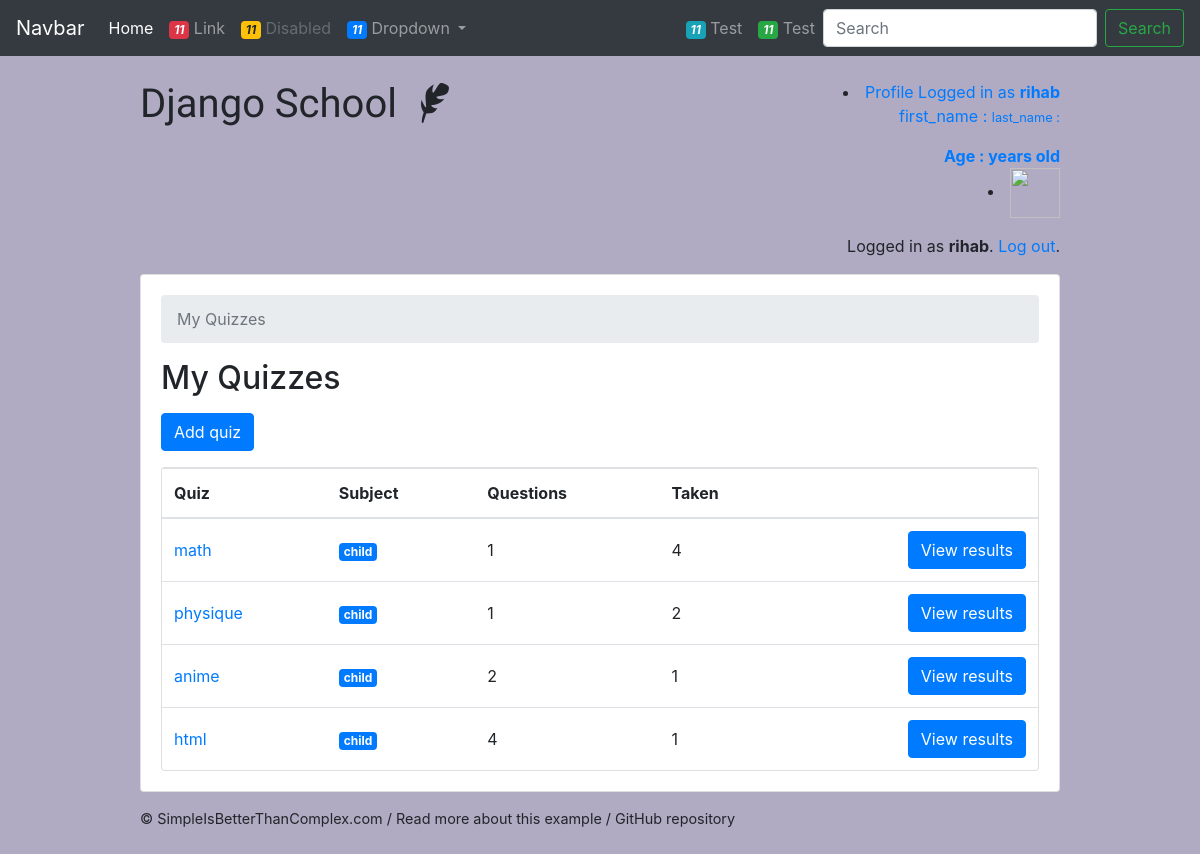
Page /teachers/ (signed in) on the committed database.
### account/models.py (models this page shows, shortened)
class User(AbstractUser):
    is_student = models.BooleanField(default=False)
    is_teacher = models.BooleanField(default=False)

class Quiz(models.Model):
    owner = models.ForeignKey(User, on_delete=models.CASCADE, related_name='quizzes')
    name = models.CharField(max_length=255)
    subject = models.ForeignKey(Subject, on_delete=models.CASCADE, related_name='quizzes')

class Subject(models.Model):
    name = models.CharField(max_length=30)
    color = models.CharField(max_length=7, default='#007bff')
    def get_html_badge(self):
        name = escape(self.name)
        color = escape(self.color)
        html = '<span class="badge badge-primary" style="background-color: %s">%s</span>' % (color, name)
        return mark_safe(html)

### account/views/teachers.py (the view)
# urls.py: path('', students.QuizListView.as_view(), name='quiz_list'),
@method_decorator([login_required, teacher_required], name='dispatch')
class QuizListView(ListView):
    model = Quiz
    ordering = ('name', )
    context_object_name = 'quizzes'
    template_name = 'classroom/teachers/quiz_change_list.html'
    def get_queryset(self):
        queryset = self.request.user.quizzes \
            .select_related('subject') \
            .annotate(questions_count=Count('questions', distinct=True)) \
            .annotate(taken_count=Count('taken_quizzes', distinct=True))
        return queryset

### templates/classroom/teachers/quiz_change_list.html
{% extends 'base.html' %}
{% block content %}
  <nav aria-label="breadcrumb">
    <ol class="breadcrumb">
      <li class="breadcrumb-item active" aria-current="page">My Quizzes</li>
    </ol>
  </nav>
  <h2 class="mb-3">My Quizzes</h2>
  <a href="{% url 'teachers:quiz_add' %}" class="btn btn-primary mb-3" role="button">Add quiz</a>
  <div class="card">
    <table class="table mb-0">
      <thead>
        <tr>
          <th>Quiz</th>
          <th>Subject</th>
          <th>Questions</th>
          <th>Taken</th>
          <th></th>
        </tr>
      </thead>
      <tbody>
        {% for quiz in quizzes %}
          <tr>
            <td class="align-middle"><a href="{% url 'teachers:quiz_change' quiz.pk %}">{{ quiz.name }}</a></td>
            <td class="align-middle">{{ quiz.subject.get_html_badge }}</td>
            <td class="align-middle">{{ quiz.questions_count }}</td>
            <td class="align-middle">{{ quiz.taken_count }}</td>
            <td class="text-right">
              <a href="{% url 'teachers:quiz_results' quiz.pk %}" class="btn btn-primary">View results</a>
            </td>
          </tr>
        {% empty %}
          <tr>
            <td class="bg-light text-center font-italic" colspan="5">You haven't created any quiz yet.</td>
          </tr>
        {% endfor %}
      </tbody>
    </table>
  </div>
{% endblock %}

### templates/base.html (shortened to what this page needs)
{% load static %}<!doctype html>
<html lang="en">
  <head>
    <link rel="stylesheet" href="https://maxcdn.bootstrapcdn.com/bootstrap/4.0.0/css/bootstrap.min.css">
    <link rel="stylesheet" type="text/css" href="{% static 'vendor/fontello-2f186091/css/fontello.css' %}">
    <link rel="stylesheet" type="text/css" href="{% static 'css/app.css' %}">
    {% if user.is_authenticated and user.is_teacher %}
      <link rel="stylesheet" type="text/css" href="{% static 'css/teachers.css' %}">
    {% endif %}
  </head>
  <body>
  <nav class="navbar navbar-icon-top navbar-expand-lg navbar-dark bg-dark">
  <a class="navbar-brand" href="#">Navbar</a>
  <div class="collapse navbar-collapse" id="navbarSupportedContent">
    <ul class="navbar-nav mr-auto">
      <li class="nav-item active">
        <a class="nav-link" href="#">
          Home
          </a>
      </li>
      <li class="nav-item">
        <a class="nav-link" href="#">
          <i class="fa fa-envelope-o">
            <span class="badge badge-danger">11</span>
          </i>
          Link
        </a>
      </li>
      <li class="nav-item">
        <a class="nav-link disabled" href="#">
          <i class="fa fa-envelope-o">
            <span class="badge badge-warning">11</span>
          </i>
          Disabled
        </a>
      </li>
      <li class="nav-item dropdown">
        <a class="nav-link dropdown-toggle" href="#" id="navbarDropdown" role="button" data-toggle="dropdown" aria-haspopup="true" aria-expanded="false">
          <i class="fa fa-envelope-o">
            <span class="badge badge-primary">11</span>
          </i>
          Dropdown
        </a>
      </li>
    </ul>
    <ul class="navbar-nav ">
      <li class="nav-item">
        <a class="nav-link" href="#">
          <i class="fa fa-bell">
            <span class="badge badge-info">11</span>
          </i>
          Test
        </a>
      </li>
      <li class="nav-item">
        <a class="nav-link" href="#">
          <i class="fa fa-globe">
            <span class="badge badge-success">11</span>
          </i>
          Test
        </a>
      </li>
    </ul>
    <form class="form-inline my-2 my-lg-0">
      <input class="form-control mr-sm-2" type="text" placeholder="Search" aria-label="Search">
      <button class="btn btn-outline-success my-2 my-sm-0" type="submit">Search</button>
    </form>
  </div>
</nav>
    <div class="container my-4">
      <div class="row justify-content-center">
        <div class="col-md-10 col-sm-12">
          <div class="row">
            <div class="col-6">
              <h1 class="logo">
                <a href="{% url 'home' %}">
                  Django School
                  {% if user.is_authenticated %}
                    {% if user.is_teacher %}
                      <span class="icon-feather" data-toggle="tooltip" data-placement="right" title="Teacher profile"></span>
                    {% else %}
                      <span class="icon-graduation-cap" data-toggle="tooltip" data-placement="right" title="Student profile"></span>
                    {% endif %}
                  {% endif %}
                </a>
              </h1>
            </div>
            <div class="col-6 text-right">
              {% if user.is_authenticated %}
                 <li><a href="{% url 'view_profile'%}">Profile
                 Logged in as <strong>{{ user.username }}</strong>
                   <p>
                     first_name {{user.first_name}}  : <small> last_name : {{user.last_name}}</small>
                   </p>
                   <b>
                    Age :  {{user.userprofile.age}} years old
                   </b>
              {%if user.userprofile.image.url  %}
                    <li><img src="{{ user.userprofile.image.url}}" width="50" height="50"></li>
              {% else %}
              <li><img src="https://upload.wikimedia.org/wikipedia/commons/thumb/5/59/User-avatar.svg/1024px-User-avatar.svg.png" width="50" height="50"></li>
              {% endif %}
                 </a>
              </li>
                <p class="pt-3">Logged in as <strong>{{ user.username }}</strong>. <a href="{% url 'logout' %}">Log out</a>.</p>
              {% else %}
                <a href="{% url 'login' %}" class="btn btn-light" role="button">Log in</a>
                <a href="{% url 'signup' %}" class="btn btn-primary" role="button">Sign up</a>
              {% endif %}
            </div>
          </div>
          <div class="card mb-3">
            <div class="card-body">
              {% block content %}
              {% endblock %}
            </div>
          </div>
          <footer>
            <a href="https://simpleisbetterthancomplex.com">© SimpleIsBetterThanComplex.com</a>
            /
            <a href="https://simpleisbetterthancomplex.com/tutorial/2018/01/18/how-to-implement-multiple-user-types-with-django.html">Read more about this example</a>
            /
            <a href="https://github.com/sibtc/django-multiple-user-types-example">GitHub repository</a>
          </footer>
        </div>
      </div>
    </div>
  </body>
</html>

### static/css/app.css (style rules this page uses)
.logo { font-family: 'Clicker Script', cursive; }
.logo a { color: #212529; text-decoration: none; }
footer { font-size: .9rem; }
footer a { color: #212529; }

### static/css/teachers.css (style rules this page uses)
body { background-color: #b0aac2; }

### rows in the picture
User: username "rihab"
Quiz: name "math", subject.get_html_badge "child", questions_count "1", taken_count "4"
Quiz: name "physique", subject.get_html_badge "child", questions_count "1", taken_count "2"
Quiz: name "anime", subject.get_html_badge "child", questions_count "2", taken_count "1"
Quiz: name "html", subject.get_html_badge "child", questions_count "4", taken_count "1"
